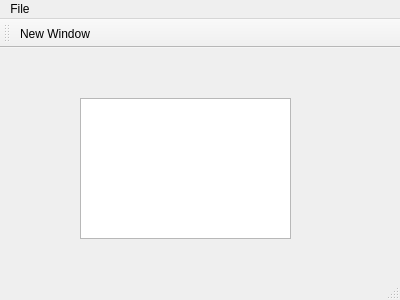
<?xml version="1.0" encoding="UTF-8"?>
<ui version="4.0">
 <class>MainWindow</class>
 <widget class="QMainWindow" name="MainWindow">
  <property name="geometry">
   <rect>
    <x>0</x>
    <y>0</y>
    <width>400</width>
    <height>300</height>
   </rect>
  </property>
  <property name="windowTitle">
   <string>MainWindow</string>
  </property>
  <widget class="QWidget" name="centralWidget">
   <widget class="QPlainTextEdit" name="plainTextEdit">
    <property name="geometry">
     <rect>
      <x>80</x>
      <y>50</y>
      <width>211</width>
      <height>141</height>
     </rect>
    </property>
   </widget>
  </widget>
  <widget class="QMenuBar" name="menuBar">
   <property name="geometry">
    <rect>
     <x>0</x>
     <y>0</y>
     <width>400</width>
     <height>21</height>
    </rect>
   </property>
   <widget class="QMenu" name="menuFile">
    <property name="title">
     <string>File</string>
    </property>
    <addaction name="actionNew_Window"/>
   </widget>
   <addaction name="menuFile"/>
  </widget>
  <widget class="QToolBar" name="mainToolBar">
   <attribute name="toolBarArea">
    <enum>TopToolBarArea</enum>
   </attribute>
   <attribute name="toolBarBreak">
    <bool>false</bool>
   </attribute>
   <addaction name="actionNew_Window"/>
  </widget>
  <widget class="QStatusBar" name="statusBar"/>
  <action name="actionNew_Window">
   <property name="text">
    <string>New Window</string>
   </property>
  </action>
 </widget>
 <layoutdefault spacing="6" margin="11"/>
 <resources/>
 <connections/>
</ui>
